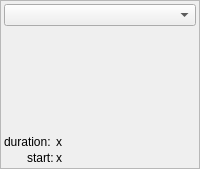
<?xml version="1.0" encoding="UTF-8"?>
<ui version="4.0">
 <class>Form</class>
 <widget class="QWidget" name="Form">
  <property name="geometry">
   <rect>
    <x>0</x>
    <y>0</y>
    <width>200</width>
    <height>169</height>
   </rect>
  </property>
  <property name="sizePolicy">
   <sizepolicy hsizetype="Fixed" vsizetype="Preferred">
    <horstretch>0</horstretch>
    <verstretch>0</verstretch>
   </sizepolicy>
  </property>
  <property name="maximumSize">
   <size>
    <width>200</width>
    <height>16777215</height>
   </size>
  </property>
  <property name="windowTitle">
   <string>Form</string>
  </property>
  <layout class="QHBoxLayout" name="horizontalLayout">
   <property name="leftMargin">
    <number>0</number>
   </property>
   <property name="topMargin">
    <number>0</number>
   </property>
   <property name="rightMargin">
    <number>0</number>
   </property>
   <property name="bottomMargin">
    <number>0</number>
   </property>
   <item>
    <widget class="QFrame" name="frame">
     <property name="frameShape">
      <enum>QFrame::StyledPanel</enum>
     </property>
     <property name="frameShadow">
      <enum>QFrame::Raised</enum>
     </property>
     <layout class="QHBoxLayout" name="horizontalLayout_2">
      <property name="spacing">
       <number>2</number>
      </property>
      <property name="leftMargin">
       <number>3</number>
      </property>
      <property name="topMargin">
       <number>3</number>
      </property>
      <property name="rightMargin">
       <number>3</number>
      </property>
      <property name="bottomMargin">
       <number>3</number>
      </property>
      <item>
       <layout class="QVBoxLayout" name="verticalLayout">
        <item>
         <widget class="QComboBox" name="function_selection_combobox"/>
        </item>
        <item>
         <layout class="QVBoxLayout" name="event_params_layout"/>
        </item>
        <item>
         <layout class="QFormLayout" name="formLayout">
          <property name="labelAlignment">
           <set>Qt::AlignBottom|Qt::AlignRight|Qt::AlignTrailing</set>
          </property>
          <property name="formAlignment">
           <set>Qt::AlignBottom|Qt::AlignLeading|Qt::AlignLeft</set>
          </property>
          <item row="0" column="0">
           <widget class="QLabel" name="label">
            <property name="text">
             <string>duration: </string>
            </property>
           </widget>
          </item>
          <item row="0" column="1">
           <widget class="QLabel" name="duration_label">
            <property name="text">
             <string>x</string>
            </property>
           </widget>
          </item>
          <item row="1" column="0">
           <widget class="QLabel" name="label_2">
            <property name="text">
             <string>start:</string>
            </property>
           </widget>
          </item>
          <item row="1" column="1">
           <widget class="QLabel" name="start_label">
            <property name="text">
             <string>x</string>
            </property>
           </widget>
          </item>
         </layout>
        </item>
       </layout>
      </item>
     </layout>
    </widget>
   </item>
  </layout>
 </widget>
 <resources/>
 <connections/>
</ui>
